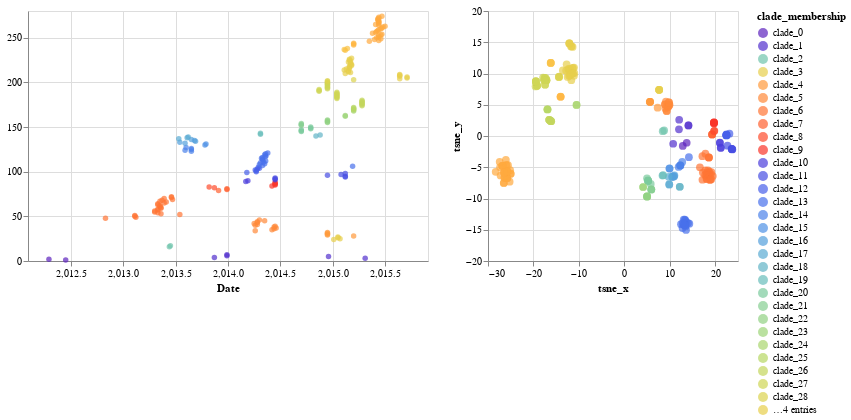

Write notebook code for a chart like this one.
### Code cell
list_of_chart = linking_tree_with_plots_brush(
    TSNE_df,
    ['tsne_x','tsne_y'],
    ['tsne_x','tsne_y'],
    'clade_membership:N',
    ["host:N","strain:N"],
    domain,
    range_
)
chart_tsne = list_of_chart[0]|list_of_chart[1]
chart_tsne

### Figure 1 — Vega-Lite specification as saved in the notebook (floating-point values rounded to 4 significant figures; data arrays with more than 128 entries replaced by an {"elided": "..."} marker saying what was removed)
{"config": {"view": {"continuousWidth": 400, "continuousHeight": 300}}, "hconcat": [{"mark": "circle", "encoding": {"color": {"condition": {"type": "nominal", "field": "clade_membership", "scale": {"domain": ["clade_0", "clade_1", "clade_2", "clade_3", "clade_4", "clade_5", "clade_6", "clade_7", "clade_8", "clade_9", "clade_10", "clade_11", "clade_12", "clade_13", "clade_14", "clade_15", "clade_16", "clade_17", "clade_18", "clade_19", "clade_20", "clade_21", "clade_22", "clade_23", "clade_24", "clade_25", "clade_26", "clade_27", "clade_28", "clade_29", "clade_30", "clade_31", "clade_32"], "range": ["#5c22be", "#5330cd", "#71c4ac", "#e7cf4b", "#ff9a3c", "#ff8939", "#ff7535", "#ff6131", "#fd4b2c", "#f93529", "#4b3ddb", "#474ee3", "#4760e9", "#4971eb", "#4b82e9", "#4f92e5", "#549fdc", "#5aabd3", "#61b4c6", "#68bdba", "#7bca9d", "#86ce91", "#91d283", "#9dd478", "#aad66d", "#b6d764", "#c3d65c", "#cfd555", "#dcd34f", "#e7cf4b", "#f9c244", "#ffb642", "#ffaa3f"]}, "selection": "selector013"}, "value": "gray"}, "tooltip": [{"type": "nominal", "field": "host"}, {"type": "nominal", "field": "strain"}], "x": {"type": "quantitative", "field": "date", "scale": {"domain": [2012.0, 2016.0]}, "title": "Date"}, "y": {"type": "quantitative", "field": "y", "title": ""}}, "height": 250, "selection": {"selector013": {"type": "interval", "resolve": "global"}}, "width": 400}, {"mark": {"type": "circle", "size": 60}, "encoding": {"color": {"condition": {"type": "nominal", "field": "clade_membership", "scale": {"domain": ["clade_0", "clade_1", "clade_2", "clade_3", "clade_4", "clade_5", "clade_6", "clade_7", "clade_8", "clade_9", "clade_10", "clade_11", "clade_12", "clade_13", "clade_14", "clade_15", "clade_16", "clade_17", "clade_18", "clade_19", "clade_20", "clade_21", "clade_22", "clade_23", "clade_24", "clade_25", "clade_26", "clade_27", "clade_28", "clade_29", "clade_30", "clade_31", "clade_32"], "range": ["#5c22be", "#5330cd", "#71c4ac", "#e7cf4b", "#ff9a3c", "#ff8939", "#ff7535", "#ff6131", "#fd4b2c", "#f93529", "#4b3ddb", "#474ee3", "#4760e9", "#4971eb", "#4b82e9", "#4f92e5", "#549fdc", "#5aabd3", "#61b4c6", "#68bdba", "#7bca9d", "#86ce91", "#91d283", "#9dd478", "#aad66d", "#b6d764", "#c3d65c", "#cfd555", "#dcd34f", "#e7cf4b", "#f9c244", "#ffb642", "#ffaa3f"]}, "selection": "selector013"}, "value": "gray"}, "tooltip": [{"type": "nominal", "field": "host"}, {"type": "nominal", "field": "strain"}], "x": {"type": "quantitative", "field": "tsne_x", "title": "tsne_x"}, "y": {"type": "quantitative", "field": "tsne_y", "title": "tsne_y"}}, "height": 250, "selection": {"selector013": {"type": "interval", "resolve": "global"}}, "width": 250}], "data": {"name": "data-09f6349ddb9fc9980cd32c6419a3a29e"}, "$schema": "https://vega.github.io/schema/vega-lite/v4.8.1.json", "datasets": {"data-09f6349ddb9fc9980cd32c6419a3a29e": {"elided": "226 records"}}}
